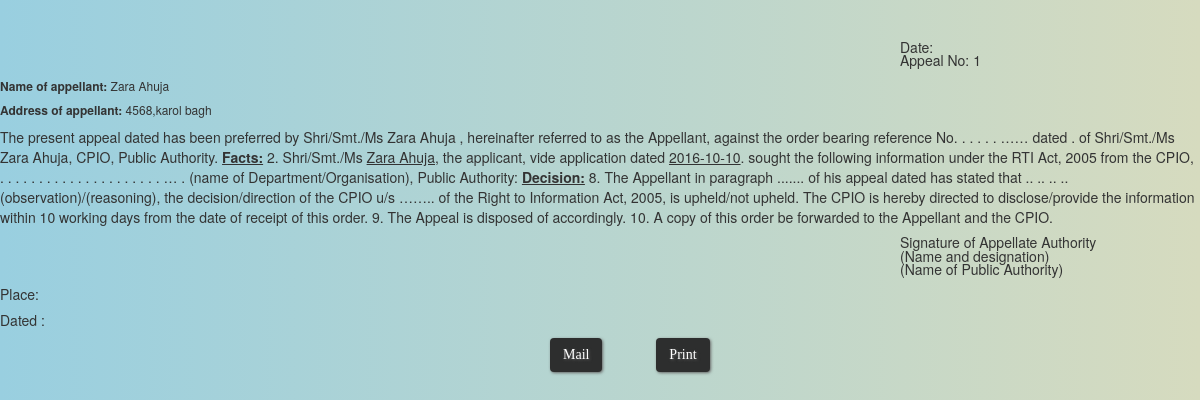
Screenshot of /appellant_interface/appellant_fix_meet.php?id=1 (signed in) with the database file from the repository.
### tables this page shows
CREATE TABLE `add_rti` (
  `id` int(11) NOT NULL,
  `name` varchar(30) NOT NULL,
  `gender` varchar(15) NOT NULL,
  `address` varchar(100) NOT NULL,
  `pin_code` int(11) NOT NULL,
  `state` varchar(20) NOT NULL,
  `country` varchar(10) NOT NULL,
  `phone_no` varchar(15) NOT NULL,
  `mobile` varchar(15) NOT NULL,
  `email` varchar(40) NOT NULL,
  `citizenship` varchar(15) NOT NULL,
  `date_of_receipt` date NOT NULL,
  `date_of_receipt_cio` date NOT NULL,
  `timespan` int(11) NOT NULL,
  `fee_enclosed` varchar(10) NOT NULL,
  `fee_deposit_date` date NOT NULL,
  `pay_mode` varchar(20) NOT NULL,
  `archive` int(11) DEFAULT NULL,
  `closed` int(11) DEFAULT NULL,
  `post` varchar(10) NOT NULL
);

### appellant_interface/appellant_fix_meet.php (the view, shortened to what this page needs)
<?php
	if(!isset($_SESSION['login_access'])){
		header("location: ../errors/no_file.php");
	}
	else{
		$Id = $_GET['id'];
?>
		<html>
			<head>
				<link rel="stylesheet" href="../css/background.css">
				<link rel="stylesheet" href="../bootstrap/css/bootstrap.min.css">
			</head>
			<body>
				<?php
					include '../db/config_database.php';
					$q = 'SELECT * FROM add_rti WHERE id='.$Id.";";
					$sql = mysqli_query($con,$q);
					$data3 = mysqli_fetch_array($sql);
					$q2 = 'SELECT * FROM first_appeal WHERE id='.$Id.";";
					$sql2 = mysqli_query($con,$q2);
					$data2 = mysqli_fetch_array($sql2);
				?>
				<h5 style="margin:40 0 0 900px">Date:</h5>
				<h5 style="margin:-2 0 0 900px">Appeal No:<?php echo " ".$Id; ?></h5>
				<?php echo "<h6><b>Name of appellant: </b>".$data3['name']."</h6> ";?>
				<h6><b>Address of appellant: </b><?php echo " ".$data3['address'];?></h6>
				<p> The present appeal dated <?php echo" ".$data2['transfer_date']; ?> has been preferred by Shri/Smt./Ms <?php echo" ".$data3['name']; ?> , hereinafter referred to
					as the Appellant, against the order bearing reference No. . . . . . …… dated <?php echo" ".$data2['transfer_date']; ?>. of Shri/Smt./Ms <?php echo" ".$data3['name']; ?>, CPIO, Public Authority.
				<u><b>Facts:</b></u>
					2.	Shri/Smt./Ms <u><?php echo " ".$data3['name'];?></u>, the applicant, vide application dated <u><?php echo" ".$data3['date_of_receipt']; ?></u>. sought the following information under the RTI Act, 2005 from the CPIO, . . . . . . . . . . . . . . . .  . . . . . … . (name of Department/Organisation),
					Public Authority:
				<b><u>Decision:</u></b>
					8.	The Appellant in paragraph ....... of his appeal dated <?php echo" ".$data2['transfer_date']; ?> has stated that ..  ..  ..  ..  (observation)/(reasoning), the decision/direction of the CPIO u/s …….. of the Right to Information Act, 2005, is upheld/not upheld. The CPIO is hereby directed to disclose/provide the information within 10 working days from the date of receipt of this order.
					9.	The Appeal is disposed of accordingly.
					10.	A copy of this order be forwarded to the Appellant and the CPIO.
				</p>
				<h5 style="margin:-2 0 0 900px">Signature of Appellate Authority
				<h5 style="margin:-2 0 0 900px">(Name and designation)
				<h5 style="margin:-2 0 0 900px">(Name of Public Authority)
				<h5> Place:</h5>
				<h5> Dated :</h5>
				<button style="margin:0 0 0 550px" type="button" name="mail_button" class=btn onclick="mailTo();">Mail</button>
				<button style="margin:0 0 0 50px" type="button" name="print_button" class=btn onclick="print();">Print</button>
			</body>
		</html>
<?php
	}
?>

### css/background.css (style rules this page uses)
body { font-family: Lora; background: #99cfe0; background: -moz-linear-gradient(left, #f9cfe0 0%, #d6dbbf 100%); background: -webkit-linear-gradient(left, #99cfe0 0%,#d6dbbf 100%); background: linear-gradient(to right, #99cfe0 0%,#d6dbbf 100%); }
.btn { background: #2d2e2e; background-image: -webkit-linear-gradient(top, #2d2e2e, #6b696b); background-image: -moz-linear-gradient(top, #2d2e2e, #6b696b); background-image: -ms-linear-gradient(top, #2d2e2e, #6b696b); background-image: -o-linear-gradient(top, #2d2e2e, #6b696b); background-image: linear-gradient(to bottom, #2d2e2e, #6b696b); -webkit-border-radius: 8; -moz-border-radius: 8; border-radius: 8px; text-shadow: 1px 1px 3px #616161; -webkit-box-shadow: 1px 1px 3px #666666; -moz-box-shadow: 1px 1px 3px #666666; box-shadow: 1px 1px 3px #666666; font-family: Georgia; color: #ffffff; font-size: 20px; padding: 10px 20px 10px 20px; text-decoration: none; cursor: pointer; }

### rows the page displays
add_rti: name "Zara Ahuja", address "4568,karol bagh", date_of_receipt "2016-10-10"

### other values shown
$Id "1"
